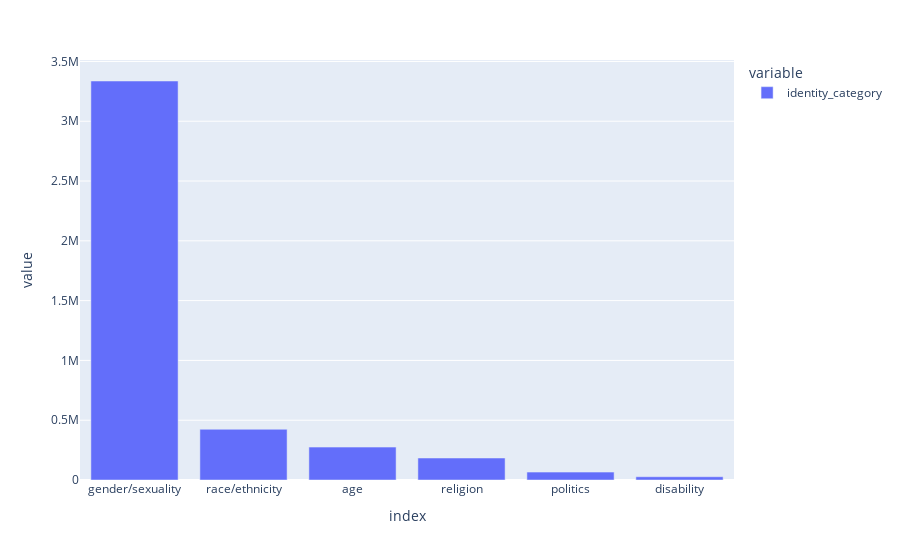

Write notebook code for a chart like this one.
### Code cell
import plotly.express as px
pd.options.plotting.backend = 'plotly'

fig = px.bar(cat_freq)
fig.show()

### Figure 1 — Plotly figure (JSON) as saved in the notebook; plotly's stock layout.template omitted (floating-point values rounded to 4 significant figures)
{"data": [{"alignmentgroup": "True", "hovertemplate": "variable=identity_category<br>index=%{x}<br>value=%{y}<extra></extra>", "legendgroup": "identity_category", "marker": {"color": "#636efa", "pattern": {"shape": ""}}, "name": "identity_category", "offsetgroup": "identity_category", "orientation": "v", "showlegend": true, "textposition": "auto", "type": "bar", "x": ["gender/sexuality", "race/ethnicity", "age", "religion", "politics", "disability"], "xaxis": "x", "y": [3336498, 424149, 275143, 183909, 65982, 27090], "yaxis": "y"}], "layout": {"autosize": true, "barmode": "relative", "legend": {"title": {"text": "variable"}, "tracegroupgap": 0}, "margin": {"t": 60}, "xaxis": {"anchor": "y", "autorange": true, "domain": [0, 1], "range": [-0.5, 5.5], "title": {"text": "index"}, "type": "category"}, "yaxis": {"anchor": "x", "autorange": true, "domain": [0, 1], "range": [0, 3512000.0], "title": {"text": "value"}, "type": "linear"}}}
